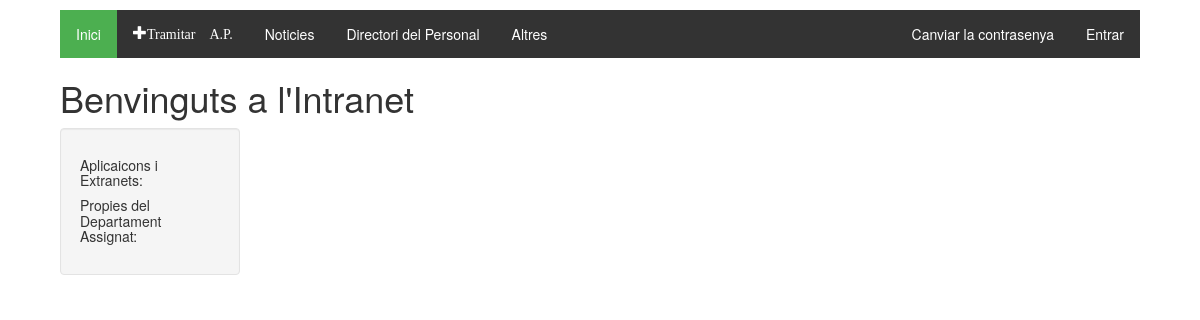
The app's page /intranet/, older data.
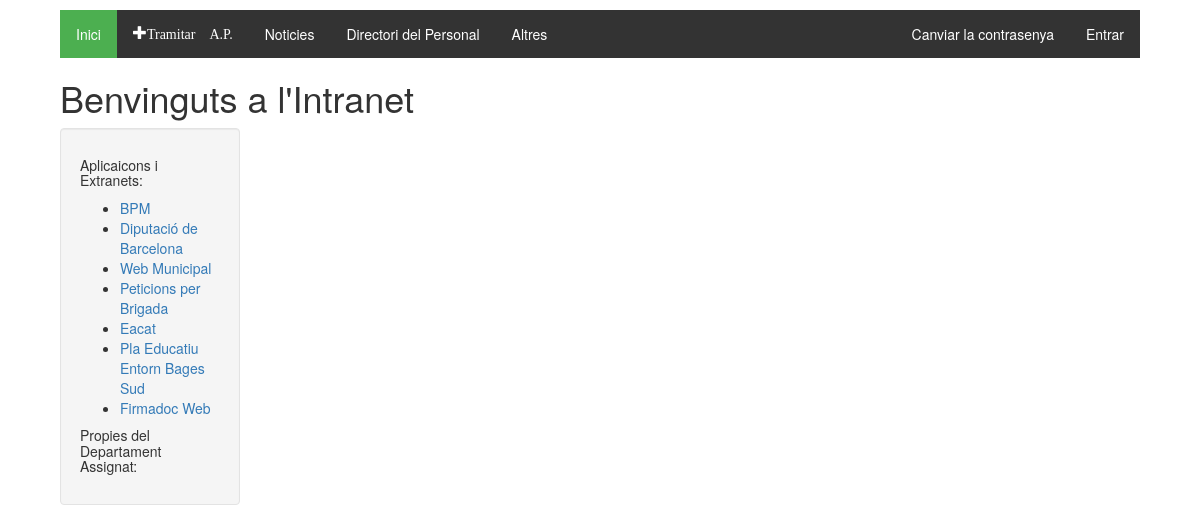
The same page, newer data.
### intranet/models.py (models this page shows, shortened)
class Links(models.Model):
    titol = models.CharField(max_length=100)
    url = models.CharField(max_length=250)
    tipologia = (
        ('privat','privat'),
        ('public','public'),
    )
    tipus = models.CharField(max_length=20, choices=tipologia, default='public')
    areas = models.ManyToManyField(Area)

### intranet/views.py (the view)
def index(request):
    if request.method =='POST':
        pk = request.POST.get('seleccio')
        user = get_object_or_404(Treballadors, pk=pk)
        request.user = user
        auth.login(request, user)
    links_publics = Links.objects.all().filter(tipus='public')
    try:
        if request.user is not None:
            links_privats = Links.objects.all().filter(areas__in = request.user.areas.all()).exclude(tipus='public')
            context =  {'links_publics':links_publics, 'links_privats':links_privats}
        else:
            context = {'links_publics':links_publics}
    except:
        context = {'links_publics':links_publics}
    return render(request, 'index.html',context)

### intranet/templates/index.html (shortened to what this page needs)
{% extends 'base.html' %}
{% block content %}
<h1>Benvinguts a l'Intranet</h1>
<div class="block">
  <div class="col-md-2 well">
    <h5>Aplicaicons i Extranets:</h5>
    <ul>
      {% for link in links_publics %}
        <li><a href="{{link.url}}">{{link.titol}}</a></li>
      {% endfor %}
    </ul>
    <h5>Propies del Departament Assignat:</h5>
  </div>
</div>
{% endblock %}

### intranet/templates/base.html (shortened to what this page needs)
<!DOCTYPE html>
{% load static %}
{% load group %}
<html lang="es">
  <head>
    <link rel="stylesheet" href="https://maxcdn.bootstrapcdn.com/bootstrap/3.3.5/css/bootstrap.min.css">
    <link rel="stylesheet" href="https://maxcdn.bootstrapcdn.com/font-awesome/4.4.0/css/font-awesome.min.css">
    <link rel="stylesheet" href="//code.jquery.com/ui/1.12.1/themes/base/jquery-ui.css">
    <link rel="stylesheet" href="{% static 'intranet/css/style.css' %}">
  </head>
  <body>
    <div id="heading">
    </div>
    <div id="main_block">
      <div id="options_block">
        <ul class="menu_options">
          <li><a href="{% url 'indexIntranet' %}" class="active">Inici</a></li>
          <li><a href="{% url 'nou_tramit' %}"class ="glyphicon glyphicon-plus">Tramitar A.P.</a></li>
          <li><a href="">Noticies</a></li>
          <li><a href="">Directori del Personal</a></li>
          <li><a href="">Altres</a></li>
          {% if not user.is_authenticated %}
            <li class="menu_options_dreta"><a href="{% url 'login' %}">Entrar</a></li>
          {% endif %}
          <li class="menu_options_dreta">
            <a href="/permivac/tramitador/accounts/password_change/">Canviar la contrasenya</a></li>
        </ul>
      </div>
      {% block content %}
      {% endblock %}
    </div>
  </body>
  <html>

### tramitador/static/intranet/css/style.css (style rules this page uses)
#heading { display:flex; flex-direction: row; justify-content: center; align-content:center; align-items:center; width: 90%; height: auto; margin-left: auto; margin-right: auto; padding: 5px; text-decoration: underline; font-weight: bold; }
#main_block { display:flex; flex-direction:column; width: 90%; margin-left: auto; margin-right: auto; height: auto; justify-content:flex-start; }
.block { display:flex; flex-direction:row; height: auto; justify-content: flex-start; }
ul.menu_options { list-style-type: none; margin: 0; padding: 0; overflow: hidden; background-color: #333; }
ul.menu_options li { float: left; }
ul.menu_options li.menu_options_dreta { float:right; }
ul.menu_options li a { display: block; color: white; text-align: center; padding: 14px 16px; text-decoration: none; }
.active { background-color: #4CAF50; }
a, i { cursor: pointer; }

Row changes from the older to the newer data that the page shows:
added Links: titol "BPM"
added Links: titol "Diputació de Barcelona"
added Links: titol "Web Municipal"
added Links: titol "Peticions per Brigada"
added Links: titol "Eacat"
added Links: titol "Pla Educatiu Entorn Bages Sud"
added Links: titol "Firmadoc Web"
